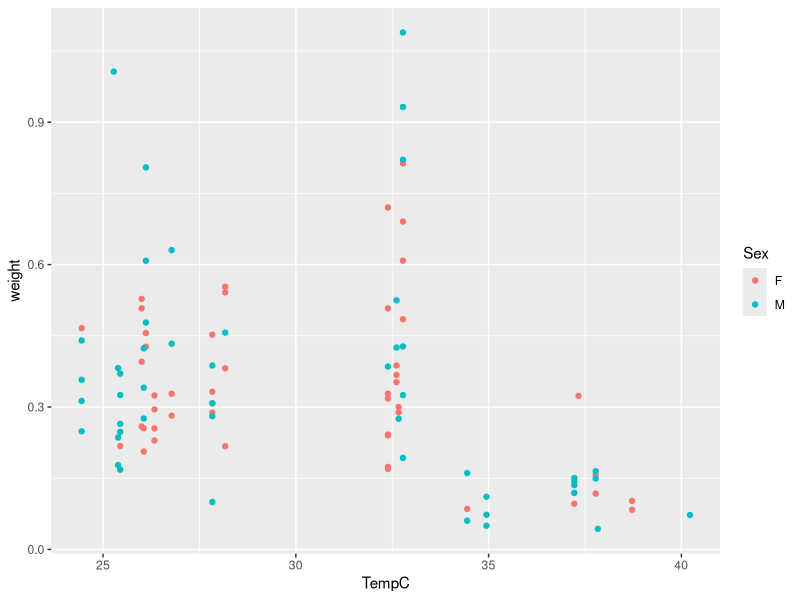

The R source for this figure:
## ---- chunk 1
library(tidyverse)
data <- read_csv("raw_data/data.csv")
data
## ---- chunk 2
# make a plot
ggplot(data, aes(x = TempC, y = weight, colour = Sex)) +
  geom_point()
